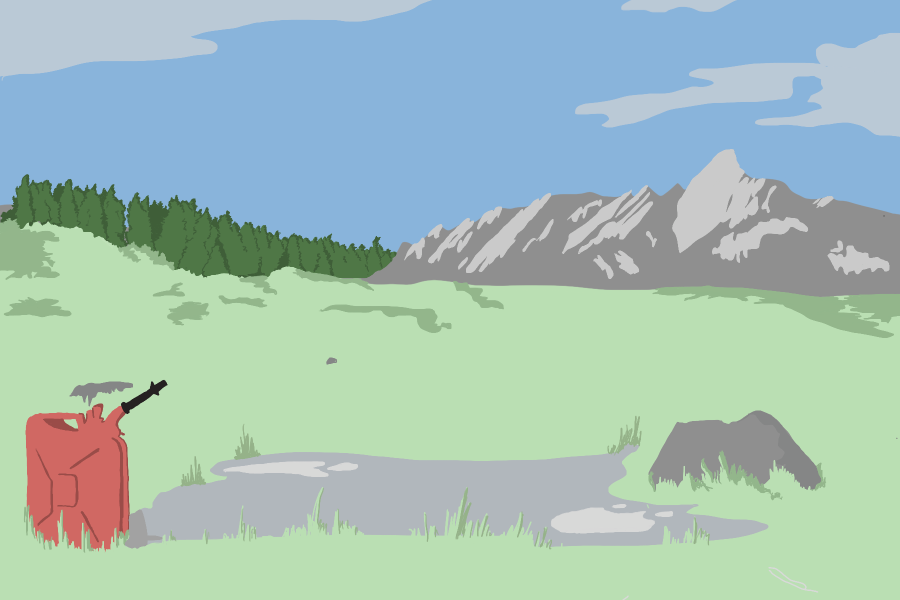
#> input picture ui/resources/background.png, 1800 x 1200 px, found by its file name (shown at 1/2 size)
$ python render_graphics.py
#> lines starting #> are read from the running program, lines starting #| are printed output that depends on the picture
import numpy as np
import math
from PIL import Image, ImageDraw, ImageFont
import os

# Load external resources ---------------------------
path = os.path.abspath(os.getcwd()) + "/ui/resources/"

background_im  = Image.open(path + "background.png")
#> background_im is the input picture: PIL image 1800x1200 RGBA; mean R, G, B, A 164.5, 192.7, 184.3, 255
gameover_im    = Image.open(path + "gameover.png")
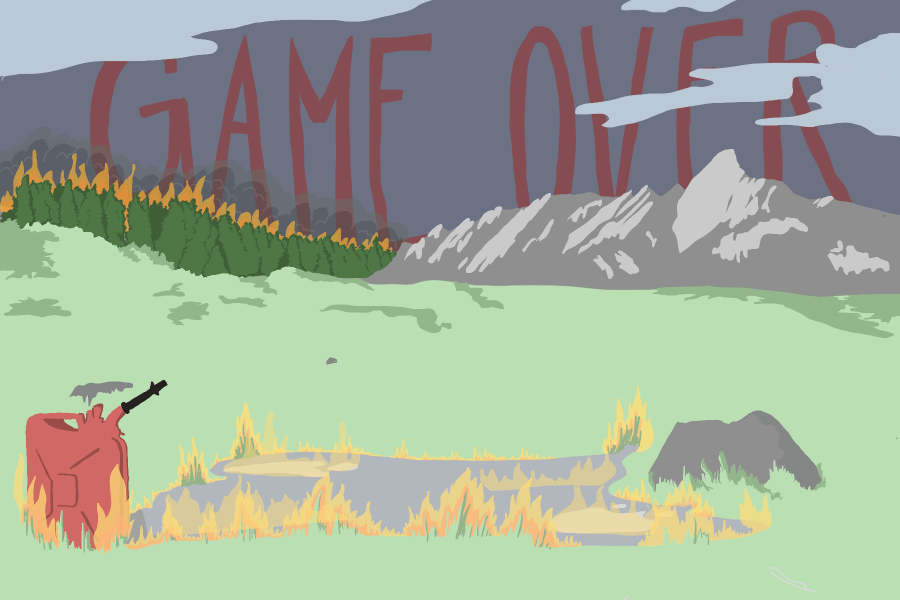
#> input picture ui/resources/gameover.png, 1800 x 1200 px, found by its file name (shown at 1/2 size)
#> gameover_im is the input picture: PIL image 1800x1200 RGBA; mean R, G, B, A 161.3, 172.6, 153, 255
pole_im        = Image.open(path + "pole.png")
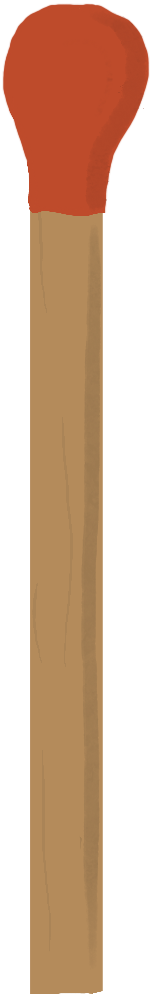
#> input picture ui/resources/pole.png, 150 x 997 px, found by its file name
#> pole_im is the input picture: PIL image 150x997 RGBA; mean R, G, B, A 97, 63.7, 40.8, 135.8
#> (the run stopped early here; a loop or call above may not have finished)
